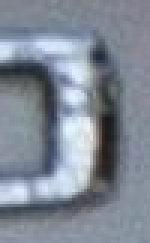
#> input picture debug_crop.jpg, 50 x 81 px (shown 3 times larger)
$ python check_angle.py
#> lines starting #> are read from the running program, lines starting #| are printed output that depends on the picture; after the words box and inside, x2 and y2 are one past the last pixel; in counts of white or black regions, pixels touching at a corner belong together
import cv2

crop = cv2.imread('debug_crop.jpg')
#> crop is the input picture: shape (81, 50, 3); mean B, G, R 149, 136.6, 128
gray = cv2.cvtColor(crop, cv2.COLOR_BGR2GRAY)
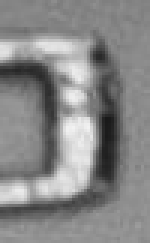
#> gray: shape (81, 50) (shown 3 times larger); min 25, max 242, mean 135.4
gray = cv2.bilateralFilter(gray, 11, 17, 17)
_, thresh = cv2.threshold(gray, 0, 255, cv2.THRESH_BINARY + cv2.THRESH_OTSU)
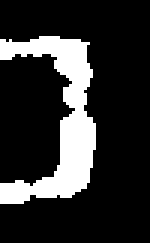
#> thresh: shape (81, 50) (shown 3 times larger); 18.5% white; 1 white region, box (x1, y1, x2, y2) and area: (0, 12, 32, 68) 748
coords = cv2.findNonZero(thresh)
#> coords = contour of 748 points, box (x1, y1, x2, y2) (0, 12, 32, 68), area 638
angle = cv2.minAreaRect(coords)[-1]
#> angle = -90
print('Raw angle:', angle)
#| Raw angle: -90.0

$ run again, with test_car.jpg copied over debug_crop.jpg
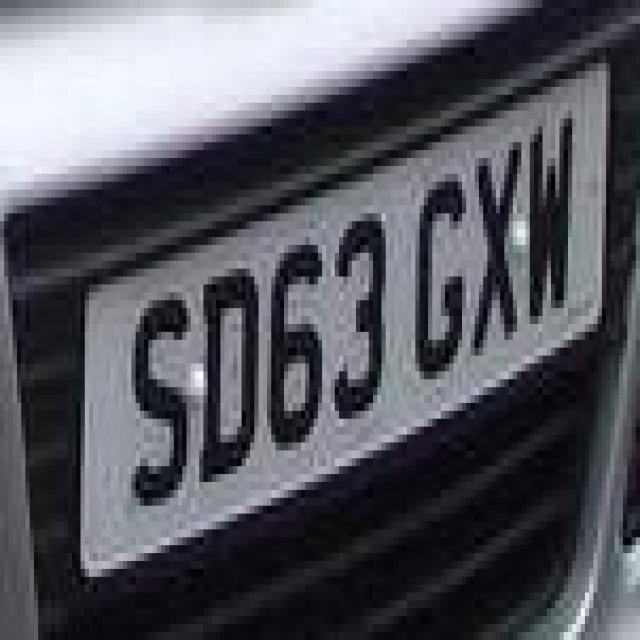
#> input picture test_car.jpg, 640 x 640 px
#> crop is the input picture: shape (640, 640, 3); mean B, G, R 96.2, 88.2, 87.2
#> `_, thresh = cv2.threshold(gray, 0, 255, cv2.THRESH_BINARY + cv2.THRESH..`:
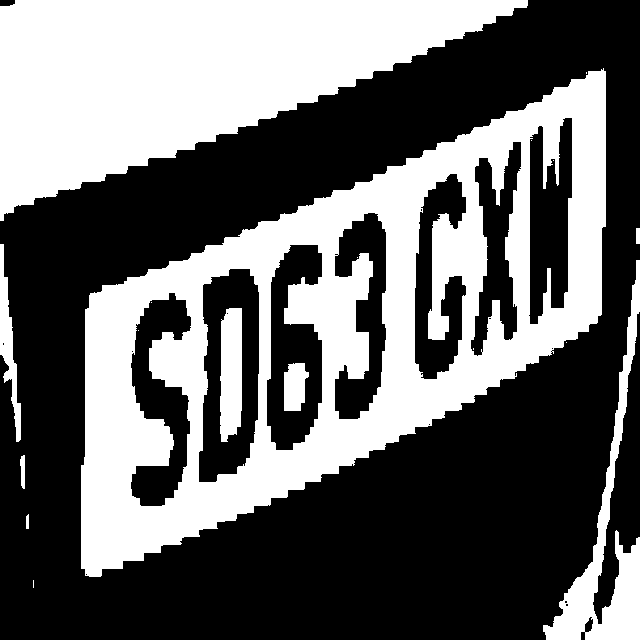
#> thresh: shape (640, 640); 41.4% white; 18 white regions (9 under 20 px), largest, box (x1, y1, x2, y2) and area: (81, 68, 606, 577) 94784, (0, 0, 528, 221) 61351, (543, 260, 640, 640) 7863
#> coords = contour of 169423 points, box (x1, y1, x2, y2) (0, 0, 640, 640), area 7165
#> angle = -90
#| Raw angle: -90.0
